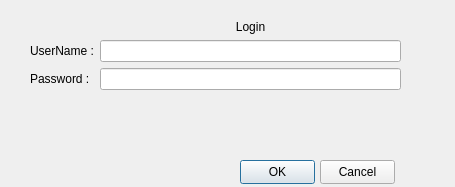
<?xml version="1.0" encoding="UTF-8"?>
<ui version="4.0">
 <class>Dialog</class>
 <widget class="QDialog" name="Dialog">
  <property name="geometry">
   <rect>
    <x>0</x>
    <y>0</y>
    <width>455</width>
    <height>187</height>
   </rect>
  </property>
  <property name="windowTitle">
   <string>Dialog</string>
  </property>
  <widget class="QWidget" name="layoutWidget">
   <property name="geometry">
    <rect>
     <x>30</x>
     <y>20</y>
     <width>371</width>
     <height>131</height>
    </rect>
   </property>
   <layout class="QFormLayout" name="formLayout">
    <item row="2" column="0">
     <widget class="QLabel" name="label_2">
      <property name="text">
       <string>UserName :</string>
      </property>
     </widget>
    </item>
    <item row="2" column="1">
     <widget class="QLineEdit" name="username"/>
    </item>
    <item row="3" column="0">
     <widget class="QLabel" name="label">
      <property name="text">
       <string>Password :</string>
      </property>
     </widget>
    </item>
    <item row="3" column="1">
     <widget class="QLineEdit" name="password">
      <property name="echoMode">
       <enum>QLineEdit::EchoMode::Password</enum>
      </property>
     </widget>
    </item>
    <item row="0" column="1">
     <widget class="QLabel" name="label_3">
      <property name="text">
       <string>Login</string>
      </property>
      <property name="textFormat">
       <enum>Qt::TextFormat::AutoText</enum>
      </property>
      <property name="alignment">
       <set>Qt::AlignmentFlag::AlignCenter</set>
      </property>
     </widget>
    </item>
   </layout>
  </widget>
  <widget class="QPushButton" name="btnOK">
   <property name="geometry">
    <rect>
     <x>240</x>
     <y>160</y>
     <width>75</width>
     <height>24</height>
    </rect>
   </property>
   <property name="text">
    <string>OK</string>
   </property>
  </widget>
  <widget class="QPushButton" name="btnCancel">
   <property name="geometry">
    <rect>
     <x>320</x>
     <y>160</y>
     <width>75</width>
     <height>24</height>
    </rect>
   </property>
   <property name="text">
    <string>Cancel</string>
   </property>
  </widget>
 </widget>
 <resources/>
 <connections/>
</ui>
